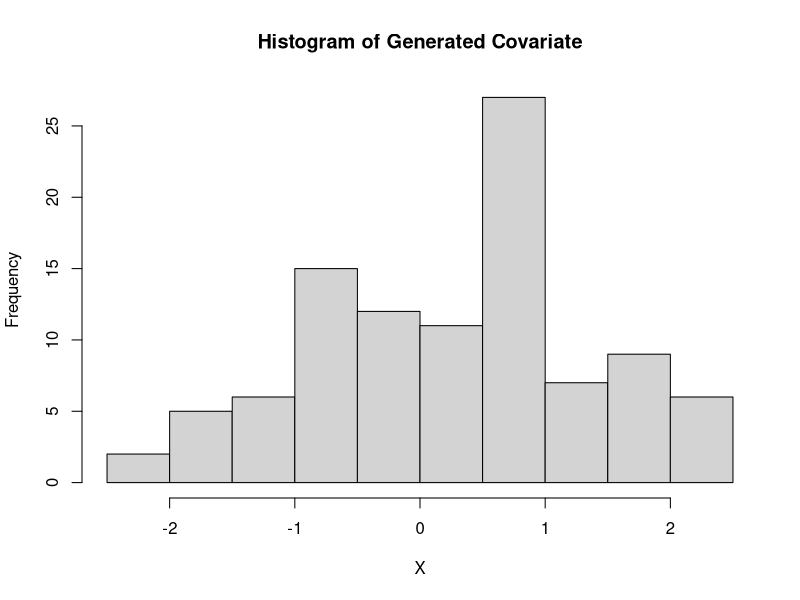

Recreate this plot in R.
set.seed(12345)
options(max.print = 100000)

#################################################
# GENERATE COVARIATE DIRECTLY IN R 
#################################################

# Set sample size
n <- 100  # Change to 50, 100, 200, 500, 1000, or 5000 as needed

# Generate covariate from standard normal distribution
X <- rnorm(n, mean = 0, sd = 1)

# Optional: View histogram
hist(X, main = "Histogram of Generated Covariate", xlab = "X")

# Scale the covariate (already mean 0, sd 1 from rnorm, but keep for consistency)
X_scaled <- (X - mean(X)) / sd(X)

#################################################
# TRUE PARAMETER VALUES
#################################################

beta_0 <- 1.5
beta_1 <- 1.5
beta_2 <- 1.5

#################################################
# GENERATE RESPONSE (POISSON GLM)
#################################################

lam <- exp(beta_0 + beta_1 * X_scaled + beta_2 * (X_scaled^2))
Y_complete <- rpois(length(X), lam)

#################################################
# MAR MISSINGNESS AT 10%
#################################################

# Generate missingness probability based on covariate (MAR)
missing_rate <- 0.10
prob_missing <- plogis(-2 + 0.5 * X_scaled)  # Probability depends on X

# Create missing indicator
missing_indicator <- rbinom(length(X), 1, prob_missing)

# Adjust to achieve exactly 10% missing (optional)
if (sum(missing_indicator) > floor(missing_rate * n)) {
  excess <- sum(missing_indicator) - floor(missing_rate * n)
  missing_indicator[sample(which(missing_indicator == 1), excess)] <- 0
} else if (sum(missing_indicator) < floor(missing_rate * n)) {
  deficit <- floor(missing_rate * n) - sum(missing_indicator)
  missing_indicator[sample(which(missing_indicator == 0), deficit)] <- 1
}

# Apply missingness to response
Y <- Y_complete
Y[missing_indicator == 1] <- NA

# Report actual missing rate
actual_missing_rate <- mean(missing_indicator) * 100
cat("Sample size: n =", n, "\n")
cat("Actual missing rate:", round(actual_missing_rate, 2), "%\n\n")

#################################################
# EM SETTINGS
#################################################

n_iter <- 1000  # Reduced from 1,000,000 (reasonable with convergence criterion)
tol <- 1e-4     # Convergence tolerance

beta_0_est <- 1
beta_1_est <- 1
beta_2_est <- 1

# Store parameter values
beta_0_values <- numeric(n_iter)
beta_1_values <- numeric(n_iter)
beta_2_values <- numeric(n_iter)

#################################################
# EM ALGORITHM
#################################################

for (i in 1:n_iter) {
  
  # Make a copy of Y for imputation
  Y_imp <- Y
  
  # E-STEP: Impute missing values
  missing_index <- which(is.na(Y_imp))
  if (length(missing_index) > 0) {
    lam_missing <- exp(beta_0_est + beta_1_est * X_scaled[missing_index] + 
                         beta_2_est * (X_scaled[missing_index]^2))
    # For Poisson, impute with rounded expected value (or use rpois)
    Y_imp[missing_index] <- round(lam_missing)
  }
  
  # M-STEP: Fit Poisson GLM
  fit <- glm(Y_imp ~ X_scaled + I(X_scaled^2), family = poisson(link = "log"))
  
  # Update parameter estimates
  beta_0_new <- coef(fit)[1]
  beta_1_new <- coef(fit)[2]
  beta_2_new <- coef(fit)[3]
  
  # Store estimates
  beta_0_values[i] <- beta_0_new
  beta_1_values[i] <- beta_1_new
  beta_2_values[i] <- beta_2_new
  
  # Check convergence
  if (abs(beta_0_new - beta_0_est) < tol && 
      abs(beta_1_new - beta_1_est) < tol && 
      abs(beta_2_new - beta_2_est) < tol) {
    cat("Converged at iteration:", i, "\n")
    # Trim the storage arrays to actual iterations
    beta_0_values <- beta_0_values[1:i]
    beta_1_values <- beta_1_values[1:i]
    beta_2_values <- beta_2_values[1:i]
    break
  }
  
  beta_0_est <- beta_0_new
  beta_1_est <- beta_1_new
  beta_2_est <- beta_2_new
}

#################################################
# RESULTS
#################################################

cat("\n========================================\n")
cat("FINAL RESULTS\n")
cat("========================================\n\n")

cat("Sample size: n =", n, "\n")
cat("Missing rate:", round(actual_missing_rate, 2), "%\n")
cat("Convergence tolerance: tol =", tol, "\n\n")

cat("Estimated Parameters:\n")
cat("beta_0 =", round(beta_0_est, 4), "(True:", beta_0, ")\n")
cat("beta_1 =", round(beta_1_est, 4), "(True:", beta_1, ")\n")
cat("beta_2 =", round(beta_2_est, 4), "(True:", beta_2, ")\n\n")

# Model summary
cat("GLM Model Summary:\n")
print(summary(fit))
